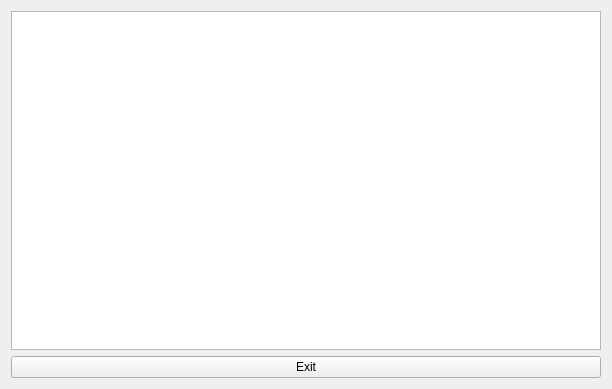
<?xml version="1.0" encoding="UTF-8"?>
<ui version="4.0">
 <class>Form</class>
 <widget class="QWidget" name="Form">
  <property name="geometry">
   <rect>
    <x>0</x>
    <y>0</y>
    <width>612</width>
    <height>389</height>
   </rect>
  </property>
  <property name="windowTitle">
   <string>Form</string>
  </property>
  <layout class="QVBoxLayout" name="verticalLayout">
   <item>
    <widget class="QTextEdit" name="tagView"/>
   </item>
   <item>
    <widget class="QPushButton" name="pushButton">
     <property name="text">
      <string>Exit</string>
     </property>
    </widget>
   </item>
  </layout>
 </widget>
 <resources/>
 <connections>
  <connection>
   <sender>pushButton</sender>
   <signal>clicked()</signal>
   <receiver>Form</receiver>
   <slot>close()</slot>
   <hints>
    <hint type="sourcelabel">
     <x>576</x>
     <y>373</y>
    </hint>
    <hint type="destinationlabel">
     <x>305</x>
     <y>194</y>
    </hint>
   </hints>
  </connection>
 </connections>
</ui>
